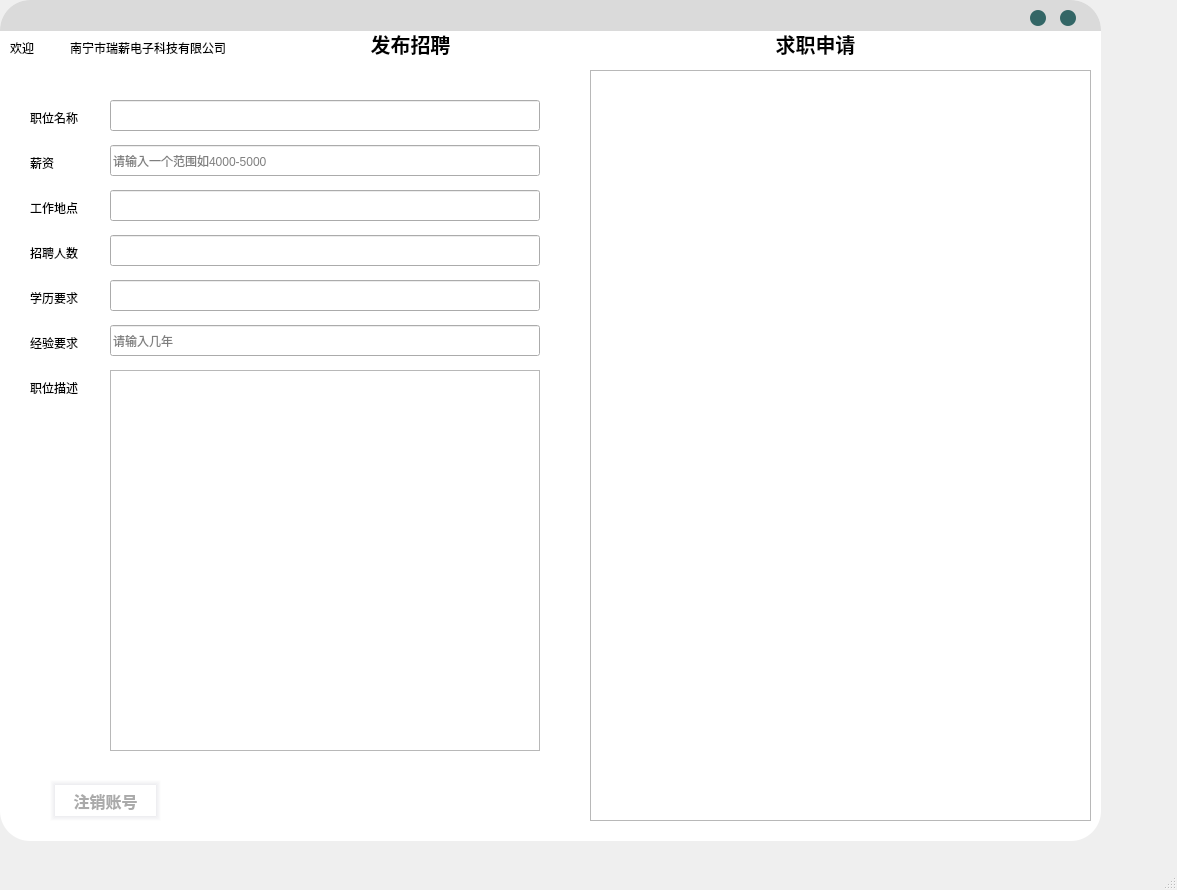
<?xml version="1.0" encoding="UTF-8"?>
<ui version="4.0">
 <class>MainWindow</class>
 <widget class="QMainWindow" name="MainWindow">
  <property name="geometry">
   <rect>
    <x>0</x>
    <y>0</y>
    <width>1177</width>
    <height>890</height>
   </rect>
  </property>
  <property name="windowTitle">
   <string>MainWindow</string>
  </property>
  <widget class="QWidget" name="centralwidget">
   <widget class="QPushButton" name="pushButton_4">
    <property name="geometry">
     <rect>
      <x>760</x>
      <y>31</y>
      <width>111</width>
      <height>25</height>
     </rect>
    </property>
    <property name="font">
     <font>
      <family>幼圆</family>
      <pointsize>15</pointsize>
      <weight>75</weight>
      <bold>true</bold>
     </font>
    </property>
    <property name="styleSheet">
     <string notr="true">#pushButton_4{
border:none;
}
#pushButton_4:focus{
color:rgb(186,186,186);
}</string>
    </property>
    <property name="text">
     <string>求职申请</string>
    </property>
   </widget>
   <widget class="QWidget" name="widget" native="true">
    <property name="geometry">
     <rect>
      <x>20</x>
      <y>70</y>
      <width>551</width>
      <height>801</height>
     </rect>
    </property>
    <widget class="QLineEdit" name="lineEdit">
     <property name="geometry">
      <rect>
       <x>90</x>
       <y>30</y>
       <width>430</width>
       <height>31</height>
      </rect>
     </property>
    </widget>
    <widget class="QTextEdit" name="textEdit">
     <property name="geometry">
      <rect>
       <x>90</x>
       <y>300</y>
       <width>430</width>
       <height>381</height>
      </rect>
     </property>
    </widget>
    <widget class="QLabel" name="label_5">
     <property name="geometry">
      <rect>
       <x>10</x>
       <y>40</y>
       <width>68</width>
       <height>15</height>
      </rect>
     </property>
     <property name="font">
      <font>
       <family>幼圆</family>
      </font>
     </property>
     <property name="text">
      <string>职位名称</string>
     </property>
    </widget>
    <widget class="QLabel" name="label_6">
     <property name="geometry">
      <rect>
       <x>10</x>
       <y>85</y>
       <width>68</width>
       <height>15</height>
      </rect>
     </property>
     <property name="font">
      <font>
       <family>幼圆</family>
      </font>
     </property>
     <property name="text">
      <string>薪资</string>
     </property>
    </widget>
    <widget class="QLabel" name="label_7">
     <property name="geometry">
      <rect>
       <x>10</x>
       <y>130</y>
       <width>68</width>
       <height>15</height>
      </rect>
     </property>
     <property name="font">
      <font>
       <family>幼圆</family>
      </font>
     </property>
     <property name="text">
      <string>工作地点</string>
     </property>
    </widget>
    <widget class="QLabel" name="label_9">
     <property name="geometry">
      <rect>
       <x>10</x>
       <y>175</y>
       <width>68</width>
       <height>15</height>
      </rect>
     </property>
     <property name="font">
      <font>
       <family>幼圆</family>
      </font>
     </property>
     <property name="text">
      <string>招聘人数</string>
     </property>
    </widget>
    <widget class="QLabel" name="label_10">
     <property name="geometry">
      <rect>
       <x>10</x>
       <y>310</y>
       <width>68</width>
       <height>15</height>
      </rect>
     </property>
     <property name="font">
      <font>
       <family>幼圆</family>
      </font>
     </property>
     <property name="text">
      <string>职位描述</string>
     </property>
    </widget>
    <widget class="QLabel" name="label_11">
     <property name="geometry">
      <rect>
       <x>10</x>
       <y>220</y>
       <width>68</width>
       <height>15</height>
      </rect>
     </property>
     <property name="font">
      <font>
       <family>幼圆</family>
      </font>
     </property>
     <property name="text">
      <string>学历要求</string>
     </property>
    </widget>
    <widget class="QLabel" name="label_12">
     <property name="geometry">
      <rect>
       <x>10</x>
       <y>265</y>
       <width>68</width>
       <height>15</height>
      </rect>
     </property>
     <property name="font">
      <font>
       <family>幼圆</family>
      </font>
     </property>
     <property name="text">
      <string>经验要求</string>
     </property>
    </widget>
    <widget class="QLineEdit" name="lineEdit_2">
     <property name="geometry">
      <rect>
       <x>90</x>
       <y>75</y>
       <width>430</width>
       <height>31</height>
      </rect>
     </property>
     <property name="placeholderText">
      <string>请输入一个范围如4000-5000</string>
     </property>
    </widget>
    <widget class="QLineEdit" name="lineEdit_3">
     <property name="geometry">
      <rect>
       <x>90</x>
       <y>120</y>
       <width>430</width>
       <height>31</height>
      </rect>
     </property>
    </widget>
    <widget class="QLineEdit" name="lineEdit_4">
     <property name="geometry">
      <rect>
       <x>90</x>
       <y>165</y>
       <width>430</width>
       <height>31</height>
      </rect>
     </property>
    </widget>
    <widget class="QLineEdit" name="lineEdit_5">
     <property name="geometry">
      <rect>
       <x>90</x>
       <y>210</y>
       <width>430</width>
       <height>31</height>
      </rect>
     </property>
    </widget>
    <widget class="QLineEdit" name="lineEdit_6">
     <property name="geometry">
      <rect>
       <x>90</x>
       <y>255</y>
       <width>430</width>
       <height>31</height>
      </rect>
     </property>
     <property name="placeholderText">
      <string>请输入几年</string>
     </property>
    </widget>
    <widget class="QPushButton" name="pushButton_6">
     <property name="geometry">
      <rect>
       <x>409</x>
       <y>710</y>
       <width>101</width>
       <height>41</height>
      </rect>
     </property>
     <property name="font">
      <font>
       <family>幼圆</family>
       <pointsize>12</pointsize>
      </font>
     </property>
     <property name="styleSheet">
      <string notr="true">QPushButton{
	background-color:qlineargradient(spread:pad, x1:0, y1:0, 		x2:1, y2:1, stop:0 #663300, stop:1 #333333);
	color:#fff;
	border-radius:5px;
	border:none;
}
QPushButton:pressed{
	padding-top:15px;
	padding-left:15px;
}

</string>
     </property>
     <property name="text">
      <string>发布</string>
     </property>
    </widget>
    <widget class="QPushButton" name="pushButton_7">
     <property name="geometry">
      <rect>
       <x>30</x>
       <y>710</y>
       <width>111</width>
       <height>41</height>
      </rect>
     </property>
     <property name="font">
      <font>
       <family>幼圆</family>
       <pointsize>12</pointsize>
       <weight>75</weight>
       <bold>true</bold>
      </font>
     </property>
     <property name="styleSheet">
      <string notr="true">QPushButton{
	border-top: 5px solid qlineargradient(y0:0, y1:1,stop: 0 #ececef, stop: 1 white);
border-left: 5px solid qlineargradient(x0:0, x1:1,stop: 0 #ececef, stop: 1 white);
 border-bottom: 5px solid qlineargradient(y0:0, y1:1,stop: 0 white, stop: 1  #ececef);
border-right: 5px solid qlineargradient(x0:0, x1:1,stop:  0 white, stop: 1 #ececef);
background-color: rgb(255,255,255);
	color:#aaa
}
QPushButton:pressed{
	padding-top:15px;
	padding-left:15px;
}</string>
     </property>
     <property name="text">
      <string>注销账号</string>
     </property>
    </widget>
   </widget>
   <widget class="QLabel" name="label_8">
    <property name="geometry">
     <rect>
      <x>0</x>
      <y>0</y>
      <width>1101</width>
      <height>31</height>
     </rect>
    </property>
    <property name="styleSheet">
     <string notr="true">background:rgb(218,218,218);
border-top-left-radius:30px;
border-top-right-radius:30px;</string>
    </property>
    <property name="text">
     <string/>
    </property>
   </widget>
   <widget class="QPushButton" name="pushButton">
    <property name="geometry">
     <rect>
      <x>1030</x>
      <y>10</y>
      <width>16</width>
      <height>16</height>
     </rect>
    </property>
    <property name="styleSheet">
     <string notr="true">QPushButton{
	border-radius:8px;
	background-color: #336666;
}
QPushButton:hover{
	border-radius:8px;
	background-color: #CCCCCC;
}

</string>
    </property>
    <property name="text">
     <string/>
    </property>
   </widget>
   <widget class="QPushButton" name="pushButton_2">
    <property name="geometry">
     <rect>
      <x>1060</x>
      <y>10</y>
      <width>16</width>
      <height>16</height>
     </rect>
    </property>
    <property name="styleSheet">
     <string notr="true">QPushButton{
	border-radius:8px;
	background-color: #336666;
}
QPushButton:hover{
	border-radius:8px;
	background-color: #CCCCCC;
}

</string>
    </property>
    <property name="text">
     <string/>
    </property>
   </widget>
   <widget class="QPushButton" name="pushButton_5">
    <property name="geometry">
     <rect>
      <x>330</x>
      <y>31</y>
      <width>161</width>
      <height>25</height>
     </rect>
    </property>
    <property name="font">
     <font>
      <family>幼圆</family>
      <pointsize>15</pointsize>
      <weight>75</weight>
      <bold>true</bold>
     </font>
    </property>
    <property name="styleSheet">
     <string notr="true">#pushButton_5{
border:none;
}
#pushButton_5:focus{
color:rgb(186,186,186);
}</string>
    </property>
    <property name="text">
     <string>发布招聘</string>
    </property>
   </widget>
   <widget class="QTableView" name="tableView">
    <property name="geometry">
     <rect>
      <x>590</x>
      <y>70</y>
      <width>501</width>
      <height>751</height>
     </rect>
    </property>
    <property name="styleSheet">
     <string notr="true"/>
    </property>
   </widget>
   <widget class="QLabel" name="label">
    <property name="geometry">
     <rect>
      <x>0</x>
      <y>0</y>
      <width>1101</width>
      <height>841</height>
     </rect>
    </property>
    <property name="styleSheet">
     <string notr="true">background:#FFF;
border-radius:30px;</string>
    </property>
    <property name="text">
     <string/>
    </property>
   </widget>
   <widget class="QLabel" name="label_3">
    <property name="geometry">
     <rect>
      <x>10</x>
      <y>40</y>
      <width>68</width>
      <height>15</height>
     </rect>
    </property>
    <property name="font">
     <font>
      <family>幼圆</family>
     </font>
    </property>
    <property name="text">
     <string>欢迎</string>
    </property>
   </widget>
   <widget class="QLabel" name="label_4">
    <property name="geometry">
     <rect>
      <x>70</x>
      <y>40</y>
      <width>281</width>
      <height>16</height>
     </rect>
    </property>
    <property name="font">
     <font>
      <family>幼圆</family>
     </font>
    </property>
    <property name="text">
     <string>南宁市瑞薪电子科技有限公司</string>
    </property>
   </widget>
   <zorder>label</zorder>
   <zorder>pushButton_4</zorder>
   <zorder>widget</zorder>
   <zorder>label_8</zorder>
   <zorder>pushButton</zorder>
   <zorder>pushButton_2</zorder>
   <zorder>pushButton_5</zorder>
   <zorder>tableView</zorder>
   <zorder>label_3</zorder>
   <zorder>label_4</zorder>
  </widget>
  <widget class="QMenuBar" name="menubar">
   <property name="geometry">
    <rect>
     <x>0</x>
     <y>0</y>
     <width>1177</width>
     <height>22</height>
    </rect>
   </property>
  </widget>
  <widget class="QStatusBar" name="statusbar"/>
 </widget>
 <resources/>
 <connections/>
</ui>
